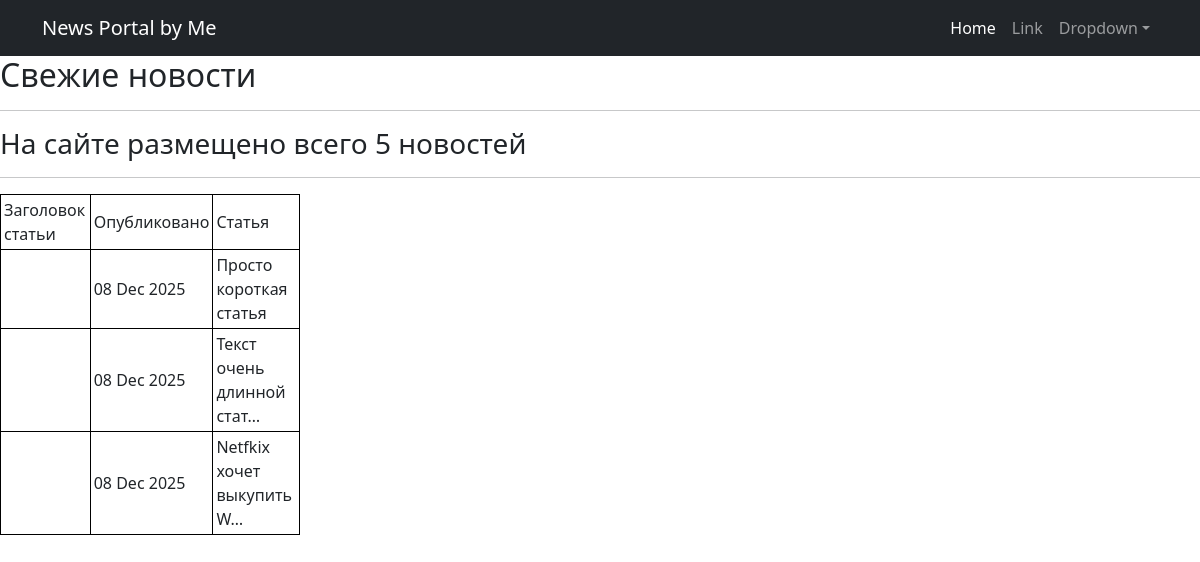
Before: /news/ with the older database file.
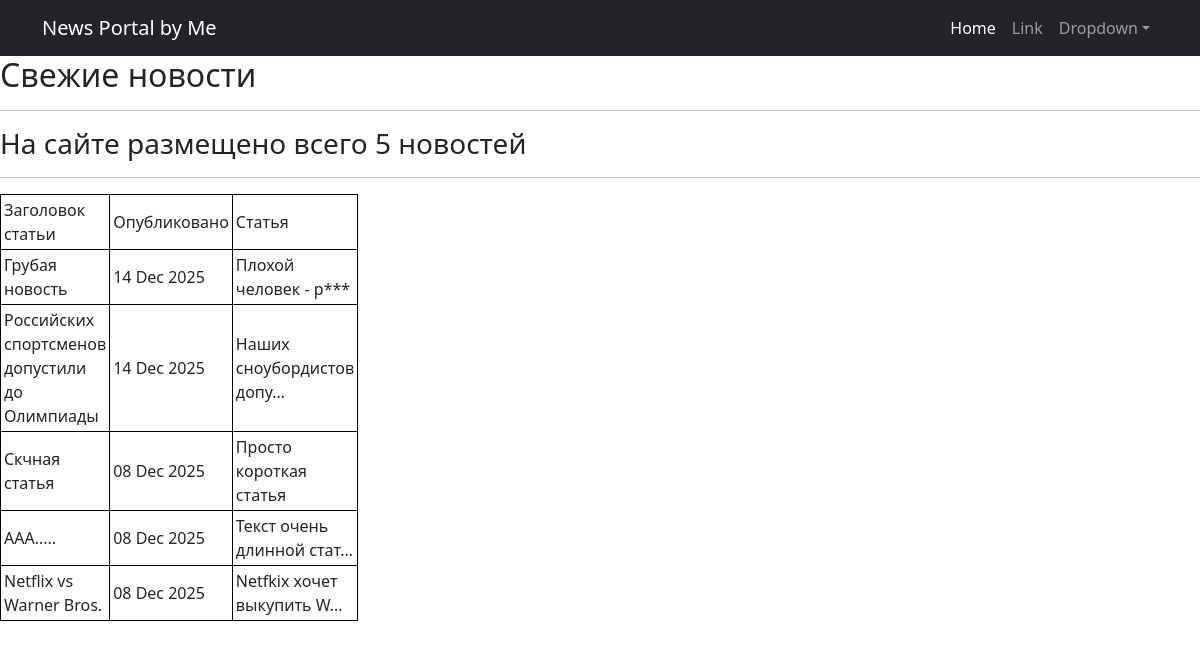
After: the same page with the newer database file.
### news/models.py (models this page shows, shortened)
class Post(models.Model):
    stat = "stat"
    news = "news"
    CHOICE = [(stat, "Статья"),
              (news, "Новости")]
    author = models.ForeignKey(Author, on_delete=models.CASCADE)
    post_type = models.CharField(max_length = 10, choices = CHOICE, default = news)
    post_category = models.ManyToManyField(Category, through = "PostCategory")
    post_title = models.CharField(max_length = 50)
    post_rate = models.IntegerField(default = 0)
    post_text = models.TextField()
    post_date = models.DateTimeField(auto_now_add = True)

### news/views.py (the view)
# urls.py: urlpatterns = [path('', PostList.as_view(), name='post-list'),
class PostList(ListView):
    model = Post
    context_object_name = 'posts'
    ordering = '-post_date'
    template_name = 'posts.html'
    paginate_by = 10
    def get_context_data(self, **kwargs):
        context = super().get_context_data(**kwargs)
        context['lenght'] = len(self.context_object_name)
        return context

### news/templatetags/custom_filters.py (called while the page is built)
@register.filter()
def censor_filter(value):
    if isinstance(value, str):
        for i in value.split():
            if i.lower() in censor:
                value =  value.replace(i, ''.join(f"{i[0]}***"))
    return value

### templates/posts.html (shortened to what this page needs)
{% extends 'flatpages/default.html' %}
{% load custom_filters %}
{% block content %}
    <h2>Свежие новости</h2>
    <hr>
    <h3>На сайте размещено всего {{ lenght }} новостей</h3>
    <hr>
    {% if posts %}
        <table>
            <tr>
                <td>Заголовок статьи</td>
                <td>Опубликовано</td>
                <td>Статья</td>
            </tr>
            {% for post in posts %}
            <tr>
                <td> {{ post.post_title }} </td>
                <td> {{ post.post_date|date:'d M Y' }} </td>
                <td> {{ post.post_text|censor_filter|truncatechars:25 }} </td>
            </tr>
            {% endfor %}
        </table>
    {% else %}
        <h2>Новостей нет</h2>
    {% endif %}
{% endblock content %}

Changed rows visible on the page:
added Post: post_title "Грубая новость", post_date "14 Dec 2025", post_text|censor_filter "Плохой человек - р***"
added Post: post_title "Российских спортсменов допустили до Олимпиады", post_date "14 Dec 2025", post_text|censor_filter "Наших сноубордистов допу…"
changed Post "Просто короткая статья": post_title (not shown) → "Скчная статья"
changed Post "Текст очень длинной стат…": post_title (not shown) → "AAA....."
changed Post "Netfkix хочет выкупить W…": post_title (not shown) → "Netflix vs Warner Bros."
